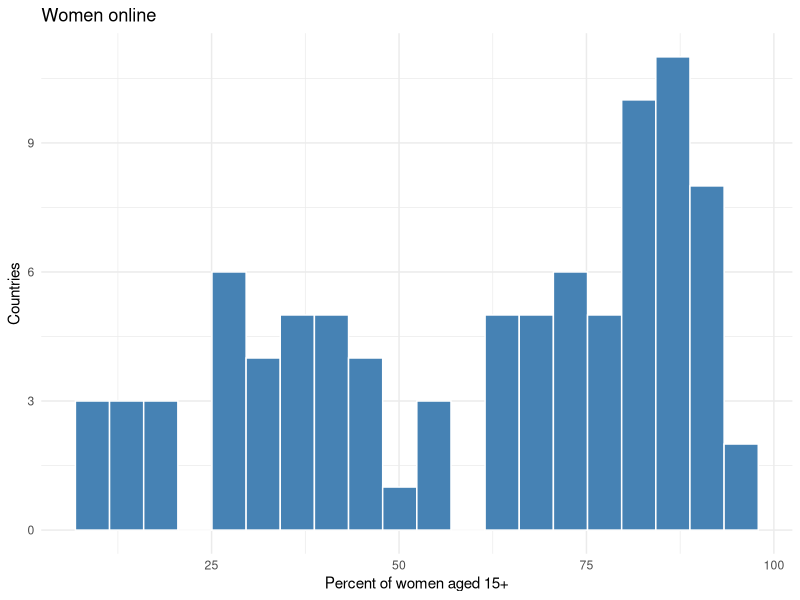
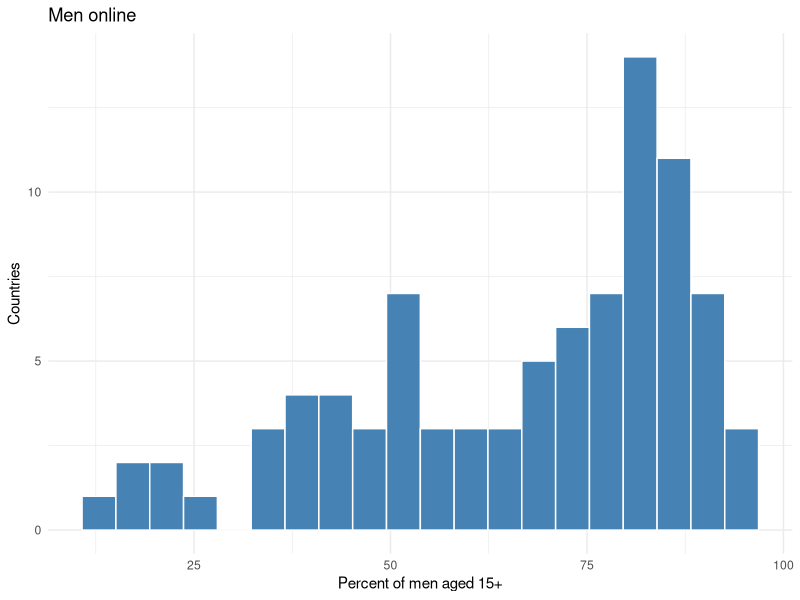
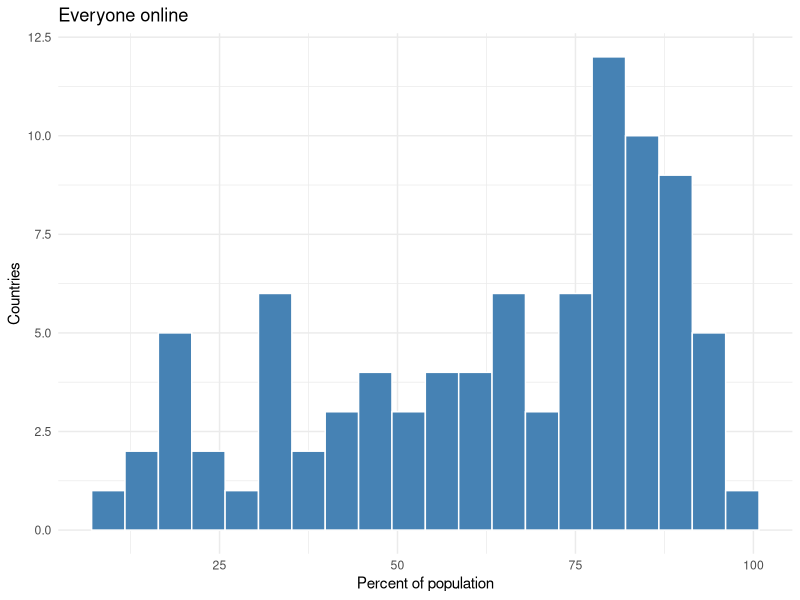
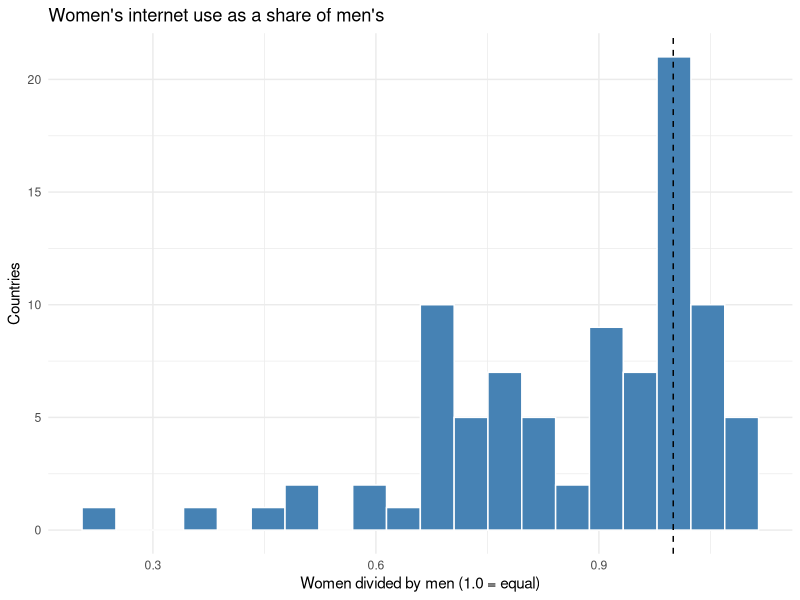
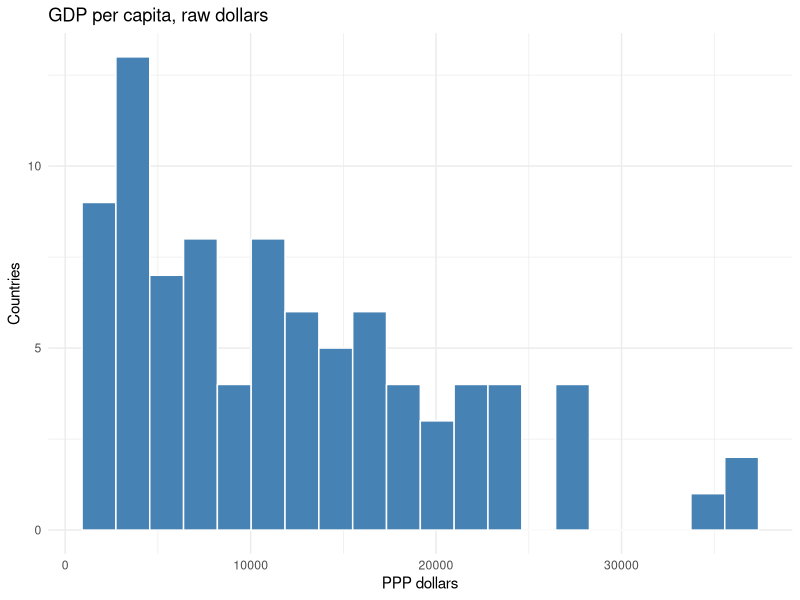
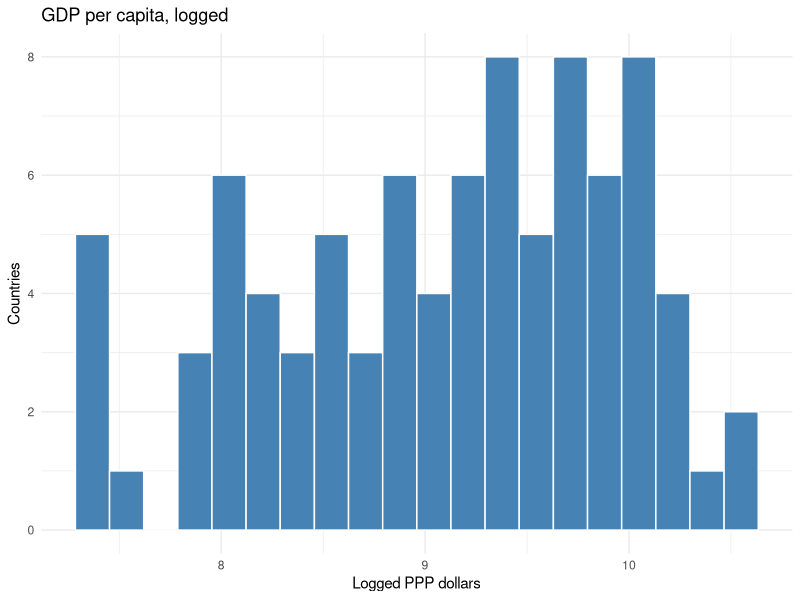
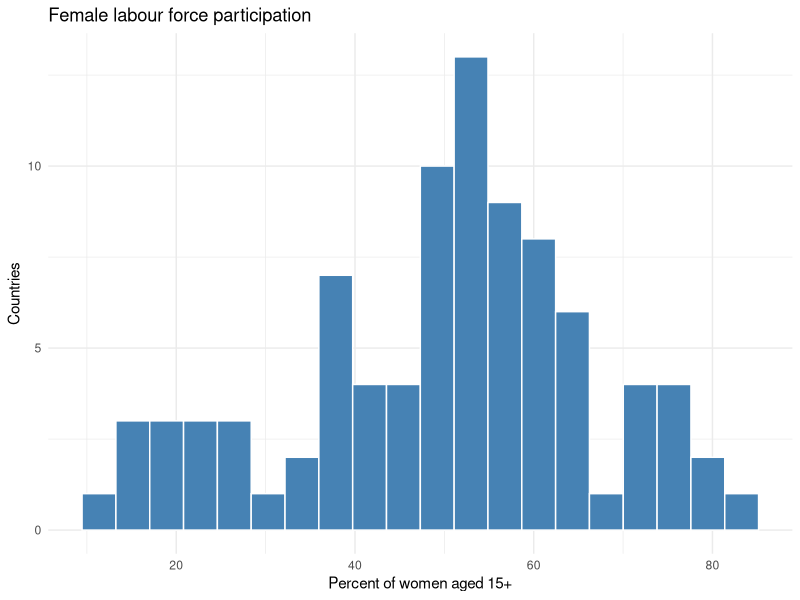
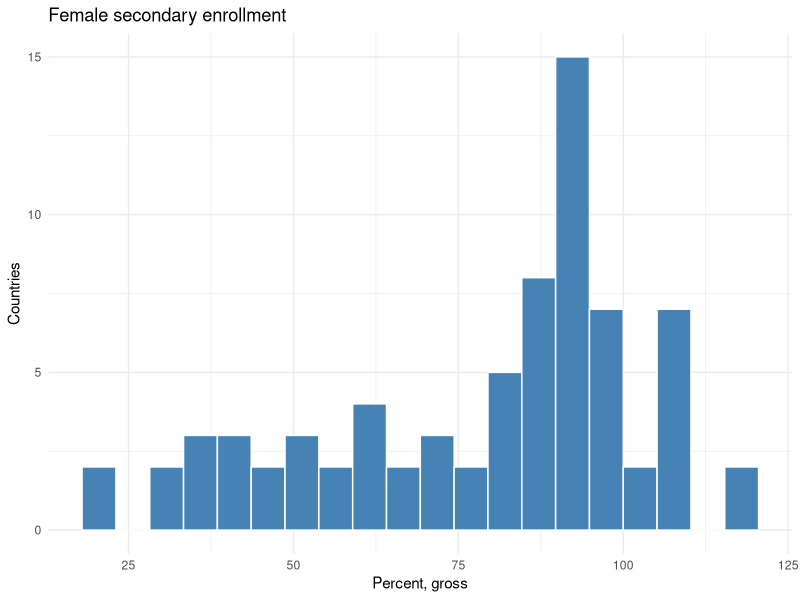

Generate these figures, in order, with R:
## ---- chunk 1
knitr::opts_chunk$set(echo = TRUE, message = FALSE, warning = FALSE)
## ---- chunk 2
library(tidyverse)

data <- read_csv("data_clean/analysis_data.csv", show_col_types = FALSE)

dim(data)
## ---- chunk 3
glimpse(data)
## ---- chunk 4
data %>%
  select(country, internet_women, internet_men, gap_diff, flfp) %>%
  head(5)
## ---- chunk 5
summary(data$gap_diff)

summary(data$gdp_pc_ppp)

summary(data$flfp)

summary(data$sec_enroll_fem_gross)
## ---- chunk 6
colSums(is.na(data))
## ---- chunk 7
data %>%
  filter(is.na(sec_enroll_fem_gross)) %>%
  select(country)
## ---- chunk 8
data %>%
  filter(is.na(sec_enroll_fem_gross)) %>%
  summarise(mean_gap = mean(gap_diff))
## ---- chunk 9
ggplot(data, aes(x = internet_women)) +
  geom_histogram(bins = 20, fill = "steelblue", colour = "white") +
  labs(title = "Women online", x = "Percent of women aged 15+", y = "Countries") +
  theme_minimal()

ggplot(data, aes(x = internet_men)) +
  geom_histogram(bins = 20, fill = "steelblue", colour = "white") +
  labs(title = "Men online", x = "Percent of men aged 15+", y = "Countries") +
  theme_minimal()

ggplot(data, aes(x = internet_total)) +
  geom_histogram(bins = 20, fill = "steelblue", colour = "white") +
  labs(title = "Everyone online", x = "Percent of population", y = "Countries") +
  theme_minimal()
## ---- chunk 10
ggplot(data, aes(x = gap_ratio)) +
  geom_histogram(bins = 20, fill = "steelblue", colour = "white") +
  geom_vline(xintercept = 1, linetype = "dashed") +
  labs(title = "Women's internet use as a share of men's",
       x = "Women divided by men (1.0 = equal)", y = "Countries") +
  theme_minimal()
## ---- chunk 11
ggplot(data, aes(x = gdp_pc_ppp)) +
  geom_histogram(bins = 20, fill = "steelblue", colour = "white") +
  labs(title = "GDP per capita, raw dollars",
       x = "PPP dollars", y = "Countries") +
  theme_minimal()

ggplot(data, aes(x = log_gdp)) +
  geom_histogram(bins = 20, fill = "steelblue", colour = "white") +
  labs(title = "GDP per capita, logged",
       x = "Logged PPP dollars", y = "Countries") +
  theme_minimal()

ggplot(data, aes(x = flfp)) +
  geom_histogram(bins = 20, fill = "steelblue", colour = "white") +
  labs(title = "Female labour force participation",
       x = "Percent of women aged 15+", y = "Countries") +
  theme_minimal()

ggplot(data, aes(x = sec_enroll_fem_gross)) +
  geom_histogram(bins = 20, fill = "steelblue", colour = "white") +
  labs(title = "Female secondary enrollment",
       x = "Percent, gross", y = "Countries") +
  theme_minimal()
## ---- chunk 12
ggplot(data, aes(x = urban_pct)) +
  geom_histogram(bins = 20, fill = "steelblue", colour = "white") +
  labs(title = "Urban population", x = "Percent of total", y = "Countries") +
  theme_minimal()


ggplot(data, aes(x = gender_inequality_index)) +
  geom_histogram(bins = 20, fill = "steelblue", colour = "white") +
  labs(title = "Gender Inequality Index",
       x = "0 to 1, higher is more unequal", y = "Countries") +
  theme_minimal()
## ---- chunk 13

lm(flfp ~ gap_diff, data = data)

## ---- chunk 14
model_gdp <- lm(log_gdp ~ gap_diff, data = data)
summary(model_gdp)
confint(model_gdp)
## ---- chunk 15
model_flfp <- lm(flfp ~ gap_diff, data = data)
summary(model_flfp)
confint(model_flfp)
